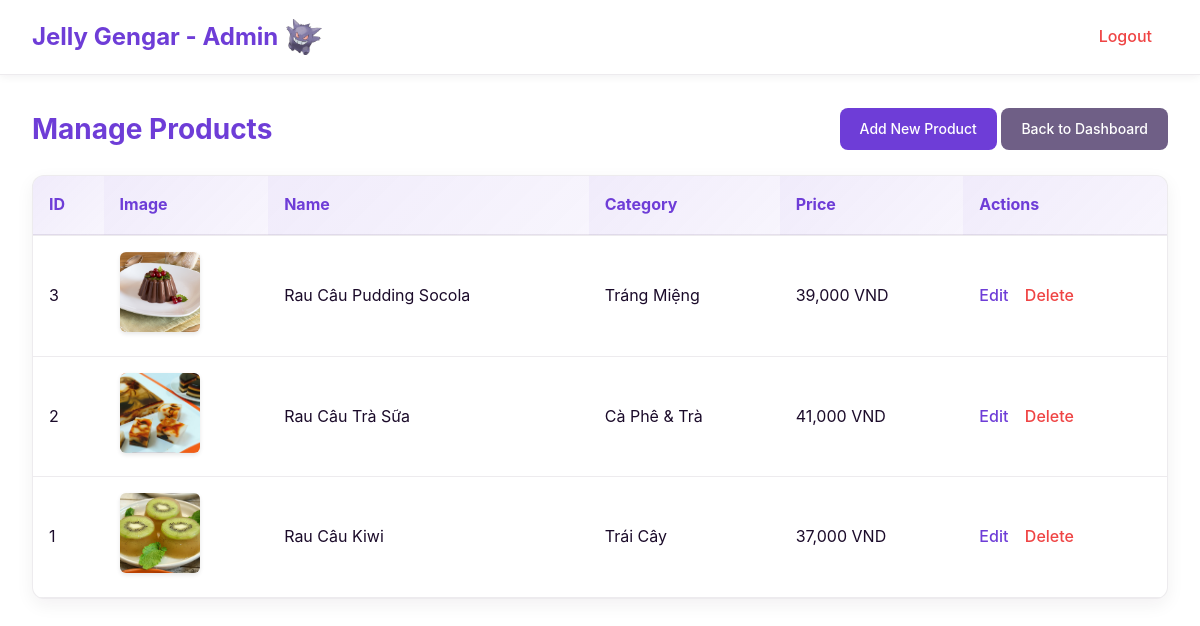
Page /app/controllers/admin/products (signed in) on the committed database.
### tables this page shows
CREATE TABLE IF NOT EXISTS products (
    id INT AUTO_INCREMENT PRIMARY KEY,   
    name VARCHAR(200) NOT NULL,   
    description TEXT,   
    price INT NOT NULL,   
    image VARCHAR(500),   
    category VARCHAR(100) DEFAULT 'Truyền Thống'   
);

### app/controllers/admin/products.php (called while the page is built, shortened)
<?php
$db = db_connect();
$per_page = 10;
$page = max(1, (int)($_GET['page'] ?? 1));
$offset = ($page - 1) * $per_page;
$products_res = $db->query('SELECT * FROM products ORDER BY id DESC LIMIT ' . $per_page . ' OFFSET ' . $offset);
$admin_view = 'products';
require_once __DIR__ . '/../../views/admin/layout.php';
?>

### app/views/admin/products.php (the view, shortened to what this page needs)
<div class="page-header">
  <h1>Manage Products</h1>
  <div>
    <a href="add_product_form" class="btn">Add New Product</a>
    <a href="index" class="btn btn-secondary">Back to Dashboard</a>
  </div>
</div>
<div class="table-container">
  <table>
    <thead>
      <tr>
        <th>ID</th>
        <th>Image</th>
        <th>Name</th>
        <th>Category</th>
        <th>Price</th>
        <th>Actions</th>
      </tr>
    </thead>
    <tbody>
      <?php if ($products_res && $products_res->num_rows > 0): ?>
        <?php while($r = $products_res->fetch_assoc()): ?>
          <tr>
            <td><?= $r['id'] ?></td>
            <td><?php if($r['image']) echo '<img src="'.ASSET_PATH.'/'.htmlspecialchars($r['image']).'" width="80" height="80" class="img-cover">'; else echo '-'; ?></td>
            <td><?= htmlspecialchars($r['name']) ?></td>
            <td><?= htmlspecialchars($r['category']) ?></td>
            <td><?= number_format($r['price']) ?> VND</td>
            <td class="actions">
              <a href="edit_product?id=<?= $r['id'] ?>">Edit</a>
              <a href="delete_product?id=<?= $r['id'] ?>" class="delete" onclick="return confirm('Delete this product?')">Delete</a>
            </td>
          </tr>
        <?php endwhile; ?>
      <?php else: ?>
        <tr>
          <td colspan="6" style="text-align: center; padding: 20px;">No products found</td>
        </tr>
      <?php endif; ?>
    </tbody>
  </table>
</div>

### app/views/admin/layout.php (shortened to what this page needs)
<?php
$admin_view = $admin_view ?? 'index';
?>
<!doctype html>
<html lang="en">
<head>
    <link rel="stylesheet" href="../admin/assets/css/admin.css">
</head>
<body>
    <?php if ($admin_view !== 'login' && $admin_view !== 'create_admin'): ?>
        <header class="admin-header">
            <h1>Jelly Gengar - Admin <img src="../assets/images/Gengar.png" alt="Gengar Logo" class="header-logo"></h1>
            <nav class="admin-nav">
                <a href="logout" class="logout">Logout</a>
            </nav>
        </header>
        <div class="admin-container">
    <?php endif; ?>
    <?php
    $viewPath = __DIR__ . '/' . $admin_view . '.php';
    if (file_exists($viewPath)) {
        include $viewPath;
    } else {
        echo '<div class="error">View not found: ' . htmlspecialchars($admin_view) . '</div>';
    }
    ?>
    <?php if ($admin_view !== 'login' && $admin_view !== 'create_admin'): ?>
        </div>
    <?php endif; ?>
</body>
</html>

### public/admin/assets/css/admin.css (style rules this page uses)
:root { --primary: #6E3DD7; --primary-dark: #5d2fb8; --accent-2: #A17CF6; --secondary: #6E3DD7; --bg: #FFFFFF; --white: #F6F4FB; --surface: #FFFFFF; --border: rgba(27,11,42,0.08); --text: #1b0b2a; --text-muted: #6f5f86; --success: #10b981; --error: #ef4444; --warning: #f59e0b; }
* { box-sizing: border-box; margin: 0; padding: 0; }
body { font-family: Inter, system-ui, 'Segoe UI', Arial, sans-serif; background: var(--bg); color: var(--text); line-height: 1.6; font-weight: 400; -webkit-font-smoothing: antialiased; }
.admin-header { background: var(--surface); padding: 1rem 2rem; box-shadow: 0 2px 8px rgba(27,11,42,0.06); border-bottom: 1px solid var(--border); display: flex; justify-content: space-between; align-items: center; position: sticky; top: 0; z-index: 100; }
.admin-header h1 { color: var(--primary); font-size: 24px; display: flex; align-items: center; gap: 0.5rem; font-weight: 700; }
.admin-header .header-logo { height: 1.5em; width: auto; vertical-align: middle; }
.admin-nav { display: flex; gap: 20px; align-items: center; }
.admin-nav a { color: var(--text); text-decoration: none; padding: 8px 16px; border-radius: 6px; transition: background 0.3s; }
.admin-nav .logout { color: var(--error); font-weight: 500; }
.admin-container { max-width: 1200px; margin: 2rem auto; padding: 0 2rem; }
.page-header { display: flex; justify-content: space-between; align-items: center; margin-bottom: 24px; }
.page-header h1 { color: var(--primary); font-size: 28px; font-weight: 700; }
.btn { display: inline-block; padding: 10px 20px; background: var(--primary); color: white; text-decoration: none; border-radius: 8px; border: none; cursor: pointer; font-size: 14px; font-weight: 500; transition: background 0.3s; }
.btn-secondary { background: var(--text-muted); }
.table-container { background: var(--surface); border-radius: 12px; box-shadow: 0 6px 18px rgba(27,11,42,0.06); border: 1px solid var(--border); overflow: hidden; margin-bottom: 24px; }
table { width: 100%; border-collapse: collapse; }
table th { background: linear-gradient(135deg, rgba(110,61,215,0.1) 0%, rgba(110,61,215,0.05) 100%); color: var(--primary); padding: 16px; text-align: left; font-weight: 700; border-bottom: 2px solid var(--border); }
table td { padding: 16px; border-bottom: 1px solid var(--border); }
table img { border-radius: 6px; box-shadow: 0 2px 4px rgba(0, 0, 0, 0.1); }
table a { color: var(--primary); text-decoration: none; margin-right: 12px; font-weight: 500; }
table .actions a.delete { color: var(--error); }
.img-cover { object-fit: cover; }

### rows in the picture
products: id "3", image (picture), name "Rau Câu Pudding Socola", category "Tráng Miệng", price "39,000"
products: id "2", image (picture), name "Rau Câu Trà Sữa", category "Cà Phê & Trà", price "41,000"
products: id "1", image (picture), name "Rau Câu Kiwi", category "Trái Cây", price "37,000"
